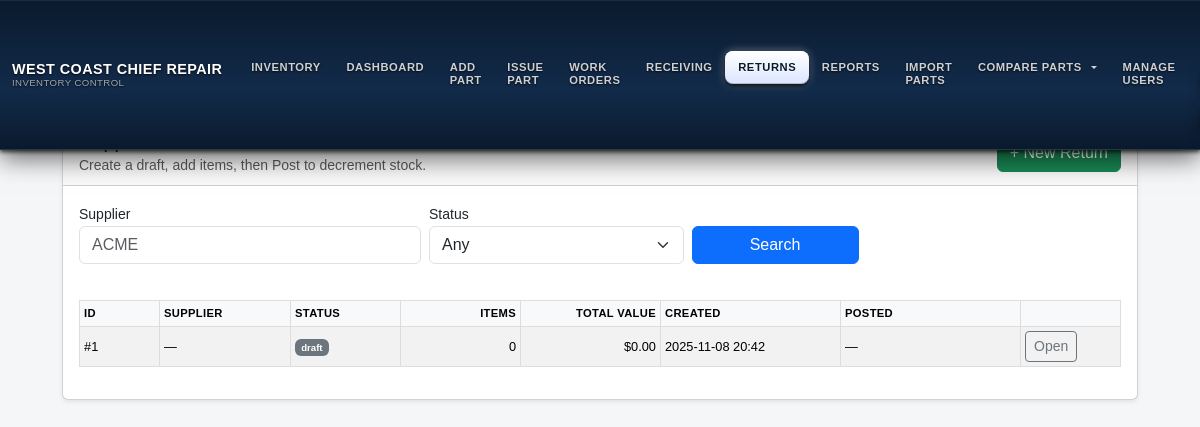
/supplier_returns/ (signed in), run on an earlier commit of the app's database.
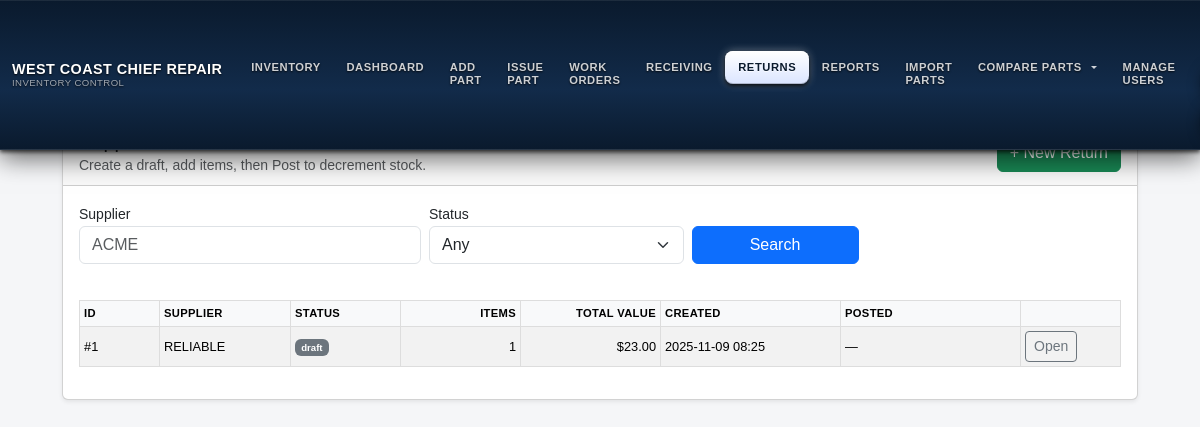
And on a later commit of the database.
### models.py (models this page shows, shortened)
class SupplierReturnBatch(db.Model):
    __tablename__ = "supplier_return_batch"
    __table_args__ = {"extend_existing": True}
    id = db.Column(db.Integer, primary_key=True)
    supplier_name = db.Column(db.String(200), index=True)
    reference_receiving_id = db.Column(db.Integer)  # опционально, без FK, просто справочно
    status = db.Column(db.String(20), nullable=False, default="draft")  # draft|posted
    created_at = db.Column(db.DateTime, nullable=False, default=datetime.utcnow)
    created_by = db.Column(db.String(120))
    posted_at = db.Column(db.DateTime)
    posted_by = db.Column(db.String(120))
    total_items = db.Column(db.Integer, nullable=False, default=0)
    total_value = db.Column(db.Float,   nullable=False, default=0.0)
    items = db.relationship(
        "SupplierReturnItem",
        back_populates="batch",
        cascade="all, delete-orphan",
        lazy="selectin",
    )

### supplier_returns/routes.py (the view)
@supplier_returns_bp.route("/", methods=["GET"])
@login_required
def list_returns():
    if not _require_admin():
        flash("Access denied", "danger")
        return redirect(url_for("inventory.dashboard"))
    q = SupplierReturnBatch.query
    supplier = (request.args.get("supplier") or "").strip()
    status   = (request.args.get("status") or "").strip()
    if supplier:
        q = q.filter(SupplierReturnBatch.supplier_name.ilike(f"%{supplier}%"))
    if status in ("draft", "posted"):
        q = q.filter(SupplierReturnBatch.status == status)
    rows = q.order_by(SupplierReturnBatch.id.desc()).all()
    return render_template("supplier_returns/list.html", rows=rows, supplier=supplier, status=status)

### app.py (called while the page is built)
def _to_local(dt: datetime, fmt: str):
    if not dt:
        return "—"
    tzname = app.config.get("DISPLAY_TZ", "America/Los_Angeles")
    try:
        dt_utc = dt.replace(tzinfo=ZoneInfo("UTC"))
        dt_local = dt_utc.astimezone(ZoneInfo(tzname))
        return dt_local.strftime(fmt)
    except Exception:
        return dt.strftime(fmt)

@app.template_filter("local_dt")
def jinja_local_dt(dt: datetime, fmt: str = "%Y-%m-%d %H:%M"):
    return _to_local(dt, fmt)

### auth/routes.py (called while the page is built)
@login_manager.user_loader
def load_user(user_id):
    return User.query.get(int(user_id))

### supplier_returns/routes.py (called while the page is built)
def _require_admin():
    role = (getattr(current_user, "role", "") or "").lower()
    return role in ("superadmin", "admin")

### templates/supplier_returns/list.html (shortened to what this page needs)
{% extends "base.html" %}
{% block content %}
<div class="container" style="max-width: 1100px;">
  <div class="card shadow-sm mt-4">
    <div class="card-header d-flex justify-content-between align-items-center">
      <div>
        <h5 class="mb-0">Supplier Returns</h5>
        <small class="text-muted">Create a draft, add items, then Post to decrement stock.</small>
      </div>
      <a href="{{ url_for('supplier_returns.new_return') }}" class="btn btn-success">+ New Return</a>
    </div>
    <div class="card-body">
      <form class="row g-2 mb-3" method="get" action="{{ url_for('supplier_returns.list_returns') }}">
        <div class="col-md-4">
          <label class="form-label mb-0"><small>Supplier</small></label>
          <input class="form-control" name="supplier" value="{{ supplier or '' }}" placeholder="ACME">
        </div>
        <div class="col-md-3">
          <label class="form-label mb-0"><small>Status</small></label>
          <select class="form-select" name="status">
            <option value="">Any</option>
          </select>
        </div>
        <div class="col-md-2 align-self-end">
          <button class="btn btn-primary w-100">Search</button>
        </div>
      </form>
      <div class="table-responsive">
        <table class="table table-sm table-striped align-middle">
          <thead class="table-light">
            <tr>
              <th style="width:80px;">ID</th>
              <th>Supplier</th>
              <th style="width:110px;">Status</th>
              <th style="width:120px;" class="text-end">Items</th>
              <th style="width:140px;" class="text-end">Total Value</th>
              <th style="width:180px;">Created</th>
              <th style="width:180px;">Posted</th>
              <th style="width:100px;"></th>
            </tr>
          </thead>
          <tbody>
            {% for r in rows %}
              <tr>
                <td>#{{ r.id }}</td>
                <td>{{ r.supplier_name or '—' }}</td>
                <td>
                  {% if r.status == 'posted' %}
                    <span class="badge bg-success">posted</span>
                  {% else %}
                    <span class="badge bg-secondary">draft</span>
                  {% endif %}
                </td>
                <td class="text-end">{{ r.total_items or 0 }}</td>
                <td class="text-end">${{ '%.2f'|format(r.total_value or 0) }}</td>
                <td>{{ r.created_at|local_dt }}</td>
                <td>{{ r.posted_at|local_dt }}</td>
                <td>
                  <a class="btn btn-sm btn-outline-secondary"
                     href="{{ url_for('supplier_returns.edit_return', batch_id=r.id) }}">Open</a>
                </td>
              </tr>
            {% else %}
              <tr><td colspan="8" class="text-center text-muted py-4">No supplier returns yet.</td></tr>
            {% endfor %}
          </tbody>
        </table>
      </div>
    </div>
  </div>
</div>
{% endblock %}

What changed in the data, as far as the page shows it:
changed SupplierReturnBatch id 1: supplier_name "—" → "RELIABLE"; total_items "0" → "1"; total_value "0.00" → "23.00"; created_at|local_dt "2025-11-08 20:42" → "2025-11-09 08:25"
